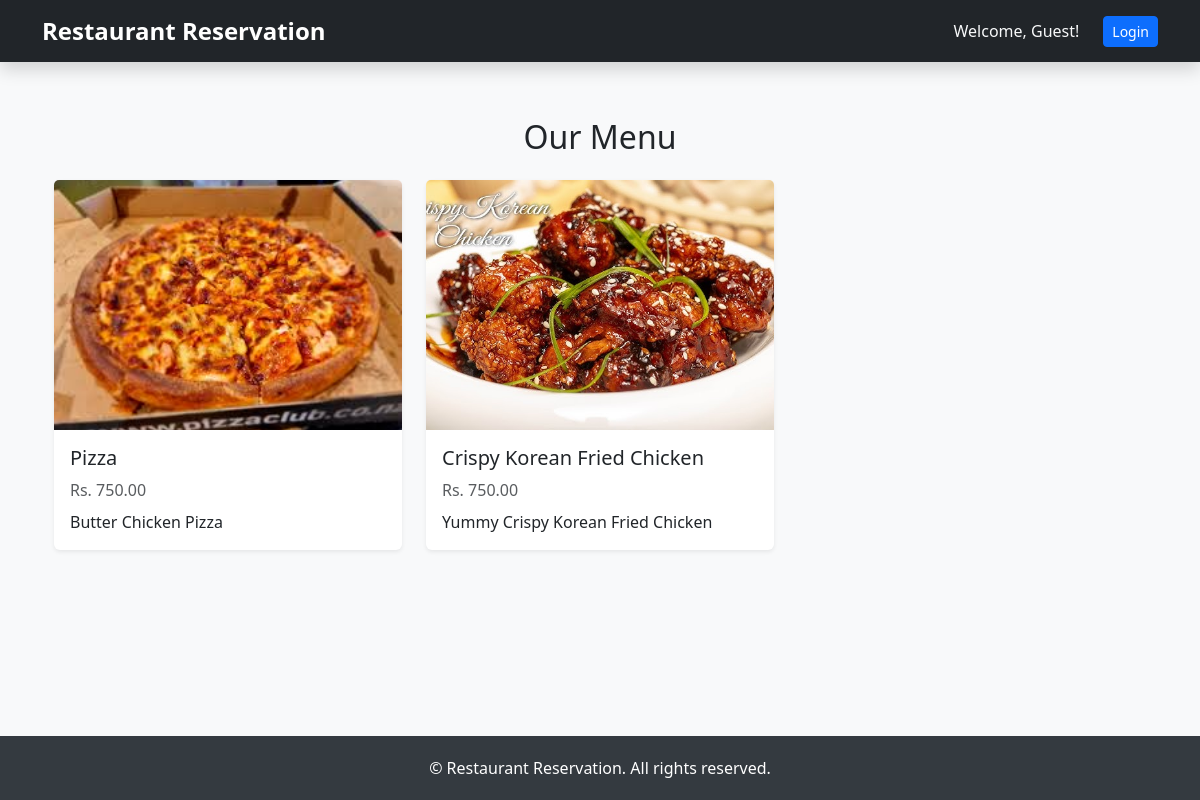
The app's page /, older data.
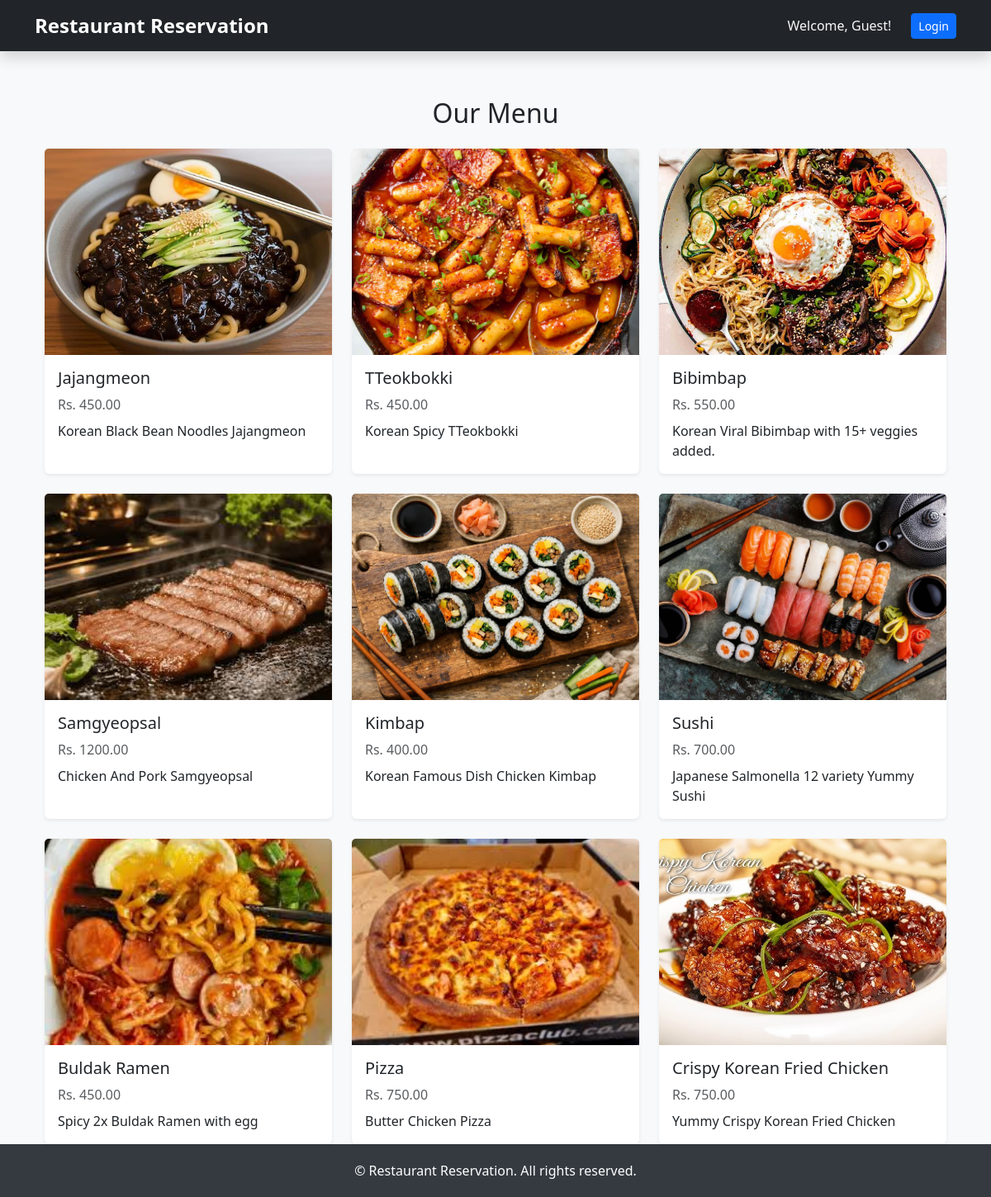
The same page, newer data.
### reservation/models.py (models this page shows, shortened)
class MenuItem(models.Model):
    name = models.CharField(max_length=100)
    description = models.TextField()
    price = models.DecimalField(max_digits=6,decimal_places=2)
    available = models.BooleanField(default=True)
    image = models.ImageField(upload_to="images/",blank=False)

### reservation/views.py (the view)
# urls.py: path("",views.HomeView.as_view(),name="home"),
class HomeView(ListView):
    model = MenuItem
    template_name = "home.html"
    context_object_name = "menu_items"
    def get_queryset(self):
        return MenuItem.objects.filter(available=True).order_by("-id")

### templates/home.html
{% extends "base.html" %}
{% block content %}
<div class="container mt-4">
    <h2 class="mb-4 text-center">Our Menu</h2>
    <div class="row row-cols-1 row-cols-md-3 g-4">
        {% for item in menu_items %}
        <div class="col">
            <div class="card h-100 shadow-sm border-0">
                <img src="{{ item.image.url }}" class="card-img-top" alt="{{ item.name }}"
                     style="object-fit: cover; height: 250px;">
                <div class="card-body d-flex flex-column">
                    <h5 class="card-title">{{ item.name }}</h5>
                    <p class="text-muted mb-2">Rs. {{ item.price }}</p>
                    <p class="card-text flex-grow-1">{{ item.description }}</p>
                </div>
            </div>
        </div>
        {% endfor %}
    </div>
</div>
{% endblock content %}

### templates/base.html (shortened to what this page needs)
<!doctype html>
<html lang="en">
<head>
    <link href="https://cdn.jsdelivr.net/npm/bootstrap@5.3.8/dist/css/bootstrap.min.css" rel="stylesheet"
>
</head>
<body>
    <nav class="navbar navbar-expand-lg navbar-dark bg-dark fixed-top shadow">
        <div class="container">
            <a class="navbar-brand" href="/">Restaurant Reservation</a>
            <div class="collapse navbar-collapse" id="navbarNav">
                <ul class="navbar-nav ms-auto align-items-center">
                    <li class="nav-item">
                        {% if user.is_authenticated %}
                        <span class="welcome-text text-light">
                            Welcome, {{ user.username }}!
                        </span>
                        {% else %}
                        <span class="welcome-text text-light">Welcome, Guest!</span>
                        {% endif %}
                    </li>
                    {% if user.is_authenticated %}
                    <li class="nav-item ms-2">
                        <form action="{% url 'logout' %}" method="post" class="d-inline">
                            {% csrf_token %}
                            <button type="submit" class="btn btn-danger btn-sm">Logout</button>
                        </form>
                    </li>
                    {% else %}
                    <li class="nav-item ms-2">
                        <a href="{% url 'login' %}" class="btn btn-primary btn-sm">Login</a>
                    </li>
                    {% endif %}
                </ul>
            </div>
        </div>
    </nav>
    <main class="container mt-4">
        {% block content %}
        {% endblock content %}
    </main>
    <footer>
        &copy; {{ now|date:"Y" }} Restaurant Reservation. All rights reserved.
    </footer>
</body>
</html>

### templates/base.html (style rules this page uses)
html, body { height: 100%; }
body { display: flex; flex-direction: column; background-color: #f8f9fa; padding-top: 70px; }
.navbar-brand { font-weight: bold; font-size: 1.5rem; }
.welcome-text { margin-right: 1rem; font-weight: 500; }
main { flex: 1 0 auto; }
footer { flex-shrink: 0; background-color: #343a40; color: #fff; padding: 20px 0; text-align: center; }

Row changes from the older to the newer data that the page shows:
added MenuItem: image (picture), name "Jajangmeon", price "450.00", description "Korean Black Bean Noodles Jajangmeon"
added MenuItem: image (picture), name "TTeokbokki", price "450.00", description "Korean Spicy TTeokbokki"
added MenuItem: image (picture), name "Bibimbap", price "550.00", description "Korean Viral Bibimbap with 15+ veggies added."
added MenuItem: image (picture), name "Samgyeopsal", price "1200.00", description "Chicken And Pork Samgyeopsal"
added MenuItem: image (picture), name "Kimbap", price "400.00", description "Korean Famous Dish Chicken Kimbap"
added MenuItem: image (picture), name "Sushi", price "700.00", description "Japanese Salmonella 12 variety Yummy Sushi"
added MenuItem: image (picture), name "Buldak Ramen", price "450.00", description "Spicy 2x Buldak Ramen with egg"
